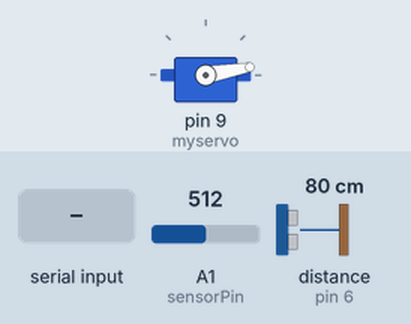
Simulated run of this sketch. Board: Arduino Uno, built with avr-gcc and run on an emulated ATmega328P. Shown: servo. Inputs (shaded band) come from the test bench; at power-on: A1 (sensorPin) = 512, distance to the obstacle (sensor on pin 6) 80 cm. The echo pulse lasts 58.3 µs per cm; what the sketch prints to the serial monitor is not drawn.

Above: at 1.2 s.
1.3 s: "1" received over Serial
At 1.78 s:
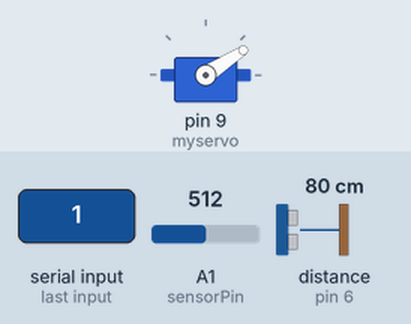
At 4.0 s:
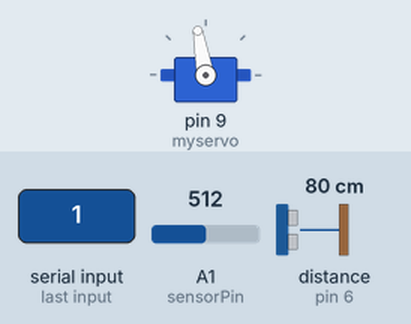
4.3 s: "0" received over Serial
At 4.81 s:
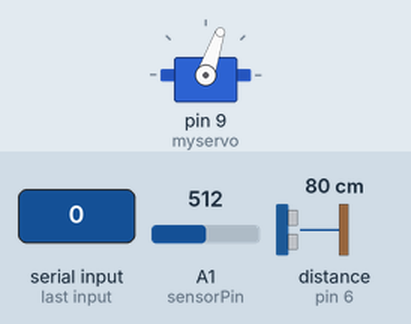
Timing chart, 0 to 7.3 s (numbered marks = the images above; inputs shaded):
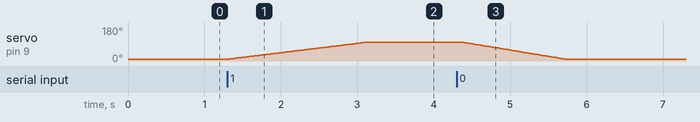

The sketch:

code_for_controlling_uvc_section_with_arduino_uno.ino
```cpp
// Mario Soranno
#include <Servo.h>

// UVC Sensor
int sensorPin = A1;
int sensorValue = 0;

// HC-SR04
const int trigPin = 7;
const int echoPin = 6;
int distance; // variable for the distance measurement

// SERVO
Servo myservo;  // create servo object to control a servo
int pos = 0;    // variable to store the servo position

// SSR
const int ssr = 13;

void setup() {
  Serial.begin(9600);
  // SERVO
  myservo.attach(9);  // attaches the servo on pin 9 to the servo object
  myservo.write(10);
  // HC-SR04
  pinMode(trigPin, OUTPUT);
  pinMode(echoPin, INPUT);
  // SSR
  pinMode(ssr, OUTPUT);
  digitalWrite(ssr, LOW);
}

void loop() {
  sensorValue = analogRead(sensorPin);    // read the value from the UV sensor
  if (sensorValue > 40) Serial.println("UVC1");
  else Serial.println("UVC0");


  if (Serial.available()) {
     byte command = Serial.read();
     switch (command)
      {
      case '0': // Vertical - UVC ON
        for (pos = myservo.read(); pos >= 10; pos -= 1) {
          myservo.write(pos);
          delay(15);
        }
        digitalWrite(ssr, HIGH);
      break;
      case '1': // Horizontal - UVC ON
        for (pos = myservo.read(); pos <= 100; pos += 1) {
            myservo.write(pos);
            distance = ultrasonic();
            if(distance<20) distance = ultrasonic();
            if(distance<20) break;
            delay(15);
          }
          digitalWrite(ssr, HIGH);
      break;
      case '2': // Vertical - UVC OFF
        for (pos = myservo.read(); pos >= 10; pos -= 1) {
          myservo.write(pos);
          delay(15);
        }
        digitalWrite(ssr, LOW);
      break;
     }
     while (Serial.available()) {
       byte a = Serial.read();
     }
   }
  delay(100);
}

int ultrasonic(void)
{
  int dist;
  long duration;
  digitalWrite(trigPin, LOW);
  delayMicroseconds(20);
  digitalWrite(trigPin, HIGH);
  delayMicroseconds(10);
  digitalWrite(trigPin, LOW);
  duration = pulseIn(echoPin, HIGH);
  dist = (duration*0.034)/2;
  return dist;
}
```

Measured:
- after the input at 1.3 s, servo on pin 9 (myservo): moves from 10° to 100° over 1.8 s, starting at once
- after the input at 4.3 s, servo on pin 9 (myservo): moves from 100° to 10° over 1.4 s, starting after 0.06 s
